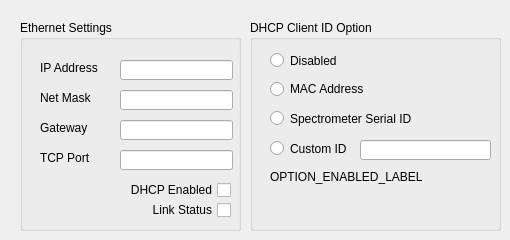
   <widget class="QWidget" name="EthernetTab">
    <attribute name="title">
     <string>Ethernet Settings</string>
    </attribute>
    <widget class="QGroupBox" name="groupBox_6">
     <property name="geometry">
      <rect>
       <x>20</x>
       <y>20</y>
       <width>221</width>
       <height>211</height>
      </rect>
     </property>
     <property name="title">
      <string>Ethernet Settings</string>
     </property>
     <widget class="QLineEdit" name="IpAddressEdt">
      <property name="geometry">
       <rect>
        <x>100</x>
        <y>40</y>
        <width>113</width>
        <height>20</height>
       </rect>
      </property>
     </widget>
     <widget class="QLineEdit" name="NetMaskEdt">
      <property name="geometry">
       <rect>
        <x>100</x>
        <y>70</y>
        <width>113</width>
        <height>20</height>
       </rect>
      </property>
     </widget>
     <widget class="QLineEdit" name="GatewayEdt">
      <property name="geometry">
       <rect>
        <x>100</x>
        <y>100</y>
        <width>113</width>
        <height>20</height>
       </rect>
      </property>
     </widget>
     <widget class="QLineEdit" name="TcpPortEdt">
      <property name="geometry">
       <rect>
        <x>100</x>
        <y>130</y>
        <width>113</width>
        <height>20</height>
       </rect>
      </property>
     </widget>
     <widget class="QCheckBox" name="DhcpEnabledChk">
      <property name="geometry">
       <rect>
        <x>100</x>
        <y>160</y>
        <width>111</width>
        <height>20</height>
       </rect>
      </property>
      <property name="layoutDirection">
       <enum>Qt::RightToLeft</enum>
      </property>
      <property name="text">
       <string>DHCP Enabled</string>
      </property>
     </widget>
     <widget class="QCheckBox" name="LinkStatusChk">
      <property name="geometry">
       <rect>
        <x>100</x>
        <y>180</y>
        <width>111</width>
        <height>20</height>
       </rect>
      </property>
      <property name="layoutDirection">
       <enum>Qt::RightToLeft</enum>
      </property>
      <property name="text">
       <string>Link Status</string>
      </property>
     </widget>
     <widget class="QLabel" name="label_32">
      <property name="geometry">
       <rect>
        <x>20</x>
        <y>40</y>
        <width>71</width>
        <height>16</height>
       </rect>
      </property>
      <property name="text">
       <string>IP Address</string>
      </property>
     </widget>
     <widget class="QLabel" name="label_33">
      <property name="geometry">
       <rect>
        <x>20</x>
        <y>70</y>
        <width>71</width>
        <height>16</height>
       </rect>
      </property>
      <property name="text">
       <string>Net Mask</string>
      </property>
     </widget>
     <widget class="QLabel" name="label_34">
      <property name="geometry">
       <rect>
        <x>20</x>
        <y>100</y>
        <width>71</width>
        <height>16</height>
       </rect>
      </property>
      <property name="text">
       <string>Gateway</string>
      </property>
     </widget>
     <widget class="QLabel" name="label_44">
      <property name="geometry">
       <rect>
        <x>20</x>
        <y>130</y>
        <width>71</width>
        <height>16</height>
       </rect>
      </property>
      <property name="text">
       <string>TCP Port</string>
      </property>
     </widget>
    </widget>
    <widget class="QGroupBox" name="groupBox_10">
     <property name="geometry">
      <rect>
       <x>250</x>
       <y>20</y>
       <width>251</width>
       <height>211</height>
      </rect>
     </property>
     <property name="title">
      <string>DHCP Client ID Option</string>
     </property>
     <widget class="QLineEdit" name="CustomClientIdEdt">
      <property name="geometry">
       <rect>
        <x>110</x>
        <y>120</y>
        <width>131</width>
        <height>20</height>
       </rect>
      </property>
     </widget>
     <widget class="QRadioButton" name="ClientIdNoneRBtn">
      <property name="geometry">
       <rect>
        <x>20</x>
        <y>30</y>
        <width>101</width>
        <height>21</height>
       </rect>
      </property>
      <property name="text">
       <string>Disabled</string>
      </property>
     </widget>
     <widget class="QRadioButton" name="ClientIdSerialRBtn">
      <property name="geometry">
       <rect>
        <x>20</x>
        <y>90</y>
        <width>141</width>
        <height>17</height>
       </rect>
      </property>
      <property name="text">
       <string>Spectrometer Serial ID</string>
      </property>
     </widget>
     <widget class="QRadioButton" name="ClientIdMacRBtn">
      <property name="geometry">
       <rect>
        <x>20</x>
        <y>60</y>
        <width>101</width>
        <height>18</height>
       </rect>
      </property>
      <property name="text">
       <string>MAC Address</string>
      </property>
     </widget>
     <widget class="QRadioButton" name="ClientIdCustomRBtn">
      <property name="geometry">
       <rect>
        <x>20</x>
        <y>120</y>
        <width>91</width>
        <height>17</height>
       </rect>
      </property>
      <property name="text">
       <string>Custom ID</string>
      </property>
     </widget>
     <widget class="QLabel" name="dhcpOptionEnabledLabel">
      <property name="geometry">
       <rect>
        <x>20</x>
        <y>150</y>
        <width>221</width>
        <height>51</height>
       </rect>
      </property>
      <property name="cursor">
       <cursorShape>ArrowCursor</cursorShape>
      </property>
      <property name="text">
       <string>OPTION_ENABLED_LABEL</string>
      </property>
      <property name="alignment">
       <set>Qt::AlignLeading|Qt::AlignLeft|Qt::AlignTop</set>
      </property>
      <property name="wordWrap">
       <bool>true</bool>
      </property>
     </widget>
    </widget>
   </widget>
